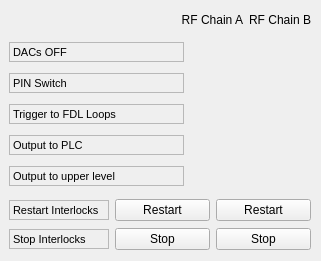
<?xml version="1.0" encoding="UTF-8"?>
<ui version="4.0">
 <class>Form</class>
 <widget class="QWidget" name="Form">
  <property name="geometry">
   <rect>
    <x>0</x>
    <y>0</y>
    <width>321</width>
    <height>261</height>
   </rect>
  </property>
  <property name="windowTitle">
   <string>Form</string>
  </property>
  <layout class="QGridLayout" name="gridLayout">
   <property name="margin">
    <number>0</number>
   </property>
   <property name="spacing">
    <number>0</number>
   </property>
   <item row="0" column="0">
    <widget class="QScrollArea" name="scrollArea">
     <property name="frameShape">
      <enum>QFrame::NoFrame</enum>
     </property>
     <property name="widgetResizable">
      <bool>true</bool>
     </property>
     <widget class="QWidget" name="scrollAreaWidgetContents">
      <property name="geometry">
       <rect>
        <x>0</x>
        <y>0</y>
        <width>321</width>
        <height>261</height>
       </rect>
      </property>
      <layout class="QGridLayout" name="gridLayout_2">
       <item row="0" column="1">
        <widget class="QLabel" name="label_254">
         <property name="minimumSize">
          <size>
           <width>0</width>
           <height>20</height>
          </size>
         </property>
         <property name="maximumSize">
          <size>
           <width>16777215</width>
           <height>20</height>
          </size>
         </property>
         <property name="layoutDirection">
          <enum>Qt::RightToLeft</enum>
         </property>
         <property name="text">
          <string>RF Chain B</string>
         </property>
         <property name="alignment">
          <set>Qt::AlignRight|Qt::AlignTrailing|Qt::AlignVCenter</set>
         </property>
        </widget>
       </item>
       <item row="2" column="0" colspan="2">
        <layout class="QHBoxLayout" name="horizontalLayout">
         <item>
          <widget class="QLabel" name="label_140">
           <property name="sizePolicy">
            <sizepolicy hsizetype="Fixed" vsizetype="Fixed">
             <horstretch>0</horstretch>
             <verstretch>0</verstretch>
            </sizepolicy>
           </property>
           <property name="minimumSize">
            <size>
             <width>100</width>
             <height>20</height>
            </size>
           </property>
           <property name="maximumSize">
            <size>
             <width>100</width>
             <height>20</height>
            </size>
           </property>
           <property name="font">
            <font>
             <pointsize>8</pointsize>
            </font>
           </property>
           <property name="frameShape">
            <enum>QFrame::StyledPanel</enum>
           </property>
           <property name="text">
            <string>Restart Interlocks</string>
           </property>
          </widget>
         </item>
         <item>
          <widget class="QPushButton" name="pushButton_resetITCKA">
           <property name="minimumSize">
            <size>
             <width>0</width>
             <height>22</height>
            </size>
           </property>
           <property name="text">
            <string>Restart</string>
           </property>
          </widget>
         </item>
         <item>
          <widget class="QPushButton" name="pushButton_resetITCKB">
           <property name="minimumSize">
            <size>
             <width>0</width>
             <height>22</height>
            </size>
           </property>
           <property name="text">
            <string>Restart</string>
           </property>
          </widget>
         </item>
        </layout>
       </item>
       <item row="1" column="0">
        <layout class="QGridLayout" name="_24">
         <property name="spacing">
          <number>0</number>
         </property>
         <item row="0" column="0">
          <widget class="QLabel" name="label_166">
           <property name="sizePolicy">
            <sizepolicy hsizetype="Fixed" vsizetype="Fixed">
             <horstretch>0</horstretch>
             <verstretch>0</verstretch>
            </sizepolicy>
           </property>
           <property name="minimumSize">
            <size>
             <width>175</width>
             <height>20</height>
            </size>
           </property>
           <property name="maximumSize">
            <size>
             <width>93</width>
             <height>20</height>
            </size>
           </property>
           <property name="font">
            <font>
             <pointsize>8</pointsize>
            </font>
           </property>
           <property name="frameShape">
            <enum>QFrame::StyledPanel</enum>
           </property>
           <property name="text">
            <string>DACs OFF</string>
           </property>
          </widget>
         </item>
         <item row="3" column="0">
          <widget class="QLabel" name="label_164">
           <property name="sizePolicy">
            <sizepolicy hsizetype="Fixed" vsizetype="Fixed">
             <horstretch>0</horstretch>
             <verstretch>0</verstretch>
            </sizepolicy>
           </property>
           <property name="minimumSize">
            <size>
             <width>175</width>
             <height>20</height>
            </size>
           </property>
           <property name="maximumSize">
            <size>
             <width>93</width>
             <height>20</height>
            </size>
           </property>
           <property name="font">
            <font>
             <pointsize>8</pointsize>
            </font>
           </property>
           <property name="frameShape">
            <enum>QFrame::StyledPanel</enum>
           </property>
           <property name="text">
            <string>Output to PLC</string>
           </property>
          </widget>
         </item>
         <item row="4" column="0">
          <widget class="QLabel" name="label_165">
           <property name="sizePolicy">
            <sizepolicy hsizetype="Fixed" vsizetype="Fixed">
             <horstretch>0</horstretch>
             <verstretch>0</verstretch>
            </sizepolicy>
           </property>
           <property name="minimumSize">
            <size>
             <width>175</width>
             <height>20</height>
            </size>
           </property>
           <property name="maximumSize">
            <size>
             <width>93</width>
             <height>20</height>
            </size>
           </property>
           <property name="font">
            <font>
             <pointsize>8</pointsize>
            </font>
           </property>
           <property name="frameShape">
            <enum>QFrame::StyledPanel</enum>
           </property>
           <property name="text">
            <string>Output to upper level</string>
           </property>
          </widget>
         </item>
         <item row="4" column="1">
          <widget class="TaurusBoolLed" name="taurusBoolLed_48">
           <property name="minimumSize">
            <size>
             <width>59</width>
             <height>31</height>
            </size>
           </property>
           <property name="maximumSize">
            <size>
             <width>59</width>
             <height>31</height>
            </size>
           </property>
          </widget>
         </item>
         <item row="0" column="1">
          <widget class="TaurusBoolLed" name="taurusBoolLed_21">
           <property name="minimumSize">
            <size>
             <width>59</width>
             <height>31</height>
            </size>
           </property>
           <property name="maximumSize">
            <size>
             <width>59</width>
             <height>31</height>
            </size>
           </property>
          </widget>
         </item>
         <item row="2" column="1">
          <widget class="TaurusBoolLed" name="taurusBoolLed_45">
           <property name="minimumSize">
            <size>
             <width>59</width>
             <height>31</height>
            </size>
           </property>
           <property name="maximumSize">
            <size>
             <width>59</width>
             <height>31</height>
            </size>
           </property>
          </widget>
         </item>
         <item row="2" column="0">
          <widget class="QLabel" name="label_162">
           <property name="sizePolicy">
            <sizepolicy hsizetype="Fixed" vsizetype="Fixed">
             <horstretch>0</horstretch>
             <verstretch>0</verstretch>
            </sizepolicy>
           </property>
           <property name="minimumSize">
            <size>
             <width>175</width>
             <height>20</height>
            </size>
           </property>
           <property name="maximumSize">
            <size>
             <width>93</width>
             <height>20</height>
            </size>
           </property>
           <property name="font">
            <font>
             <pointsize>8</pointsize>
            </font>
           </property>
           <property name="frameShape">
            <enum>QFrame::StyledPanel</enum>
           </property>
           <property name="text">
            <string>Trigger to FDL Loops</string>
           </property>
          </widget>
         </item>
         <item row="3" column="1">
          <widget class="TaurusBoolLed" name="taurusBoolLed_47">
           <property name="minimumSize">
            <size>
             <width>59</width>
             <height>31</height>
            </size>
           </property>
           <property name="maximumSize">
            <size>
             <width>59</width>
             <height>31</height>
            </size>
           </property>
          </widget>
         </item>
         <item row="1" column="1">
          <widget class="TaurusBoolLed" name="taurusBoolLed_22">
           <property name="minimumSize">
            <size>
             <width>59</width>
             <height>31</height>
            </size>
           </property>
           <property name="maximumSize">
            <size>
             <width>59</width>
             <height>31</height>
            </size>
           </property>
          </widget>
         </item>
         <item row="1" column="0">
          <widget class="QLabel" name="label_167">
           <property name="sizePolicy">
            <sizepolicy hsizetype="Fixed" vsizetype="Fixed">
             <horstretch>0</horstretch>
             <verstretch>0</verstretch>
            </sizepolicy>
           </property>
           <property name="minimumSize">
            <size>
             <width>175</width>
             <height>20</height>
            </size>
           </property>
           <property name="maximumSize">
            <size>
             <width>93</width>
             <height>20</height>
            </size>
           </property>
           <property name="font">
            <font>
             <pointsize>8</pointsize>
            </font>
           </property>
           <property name="frameShape">
            <enum>QFrame::StyledPanel</enum>
           </property>
           <property name="text">
            <string>PIN Switch</string>
           </property>
          </widget>
         </item>
        </layout>
       </item>
       <item row="1" column="1">
        <layout class="QGridLayout" name="_25">
         <property name="spacing">
          <number>0</number>
         </property>
         <item row="4" column="0">
          <widget class="TaurusBoolLed" name="taurusBoolLed_54">
           <property name="minimumSize">
            <size>
             <width>59</width>
             <height>31</height>
            </size>
           </property>
           <property name="maximumSize">
            <size>
             <width>59</width>
             <height>31</height>
            </size>
           </property>
          </widget>
         </item>
         <item row="1" column="0">
          <widget class="TaurusBoolLed" name="taurusBoolLed_50">
           <property name="minimumSize">
            <size>
             <width>59</width>
             <height>31</height>
            </size>
           </property>
           <property name="maximumSize">
            <size>
             <width>59</width>
             <height>31</height>
            </size>
           </property>
          </widget>
         </item>
         <item row="2" column="0">
          <widget class="TaurusBoolLed" name="taurusBoolLed_51">
           <property name="minimumSize">
            <size>
             <width>59</width>
             <height>31</height>
            </size>
           </property>
           <property name="maximumSize">
            <size>
             <width>59</width>
             <height>31</height>
            </size>
           </property>
          </widget>
         </item>
         <item row="3" column="0">
          <widget class="TaurusBoolLed" name="taurusBoolLed_53">
           <property name="minimumSize">
            <size>
             <width>59</width>
             <height>31</height>
            </size>
           </property>
           <property name="maximumSize">
            <size>
             <width>59</width>
             <height>31</height>
            </size>
           </property>
          </widget>
         </item>
         <item row="0" column="0">
          <widget class="TaurusBoolLed" name="taurusBoolLed_49">
           <property name="minimumSize">
            <size>
             <width>59</width>
             <height>31</height>
            </size>
           </property>
           <property name="maximumSize">
            <size>
             <width>59</width>
             <height>31</height>
            </size>
           </property>
          </widget>
         </item>
        </layout>
       </item>
       <item row="0" column="0">
        <widget class="QLabel" name="label_253">
         <property name="minimumSize">
          <size>
           <width>0</width>
           <height>20</height>
          </size>
         </property>
         <property name="maximumSize">
          <size>
           <width>16777215</width>
           <height>20</height>
          </size>
         </property>
         <property name="layoutDirection">
          <enum>Qt::RightToLeft</enum>
         </property>
         <property name="text">
          <string>RF Chain A</string>
         </property>
         <property name="alignment">
          <set>Qt::AlignRight|Qt::AlignTrailing|Qt::AlignVCenter</set>
         </property>
        </widget>
       </item>
       <item row="3" column="0" colspan="2">
        <layout class="QHBoxLayout" name="horizontalLayout_2">
         <item>
          <widget class="QLabel" name="label_141">
           <property name="sizePolicy">
            <sizepolicy hsizetype="Fixed" vsizetype="Fixed">
             <horstretch>0</horstretch>
             <verstretch>0</verstretch>
            </sizepolicy>
           </property>
           <property name="minimumSize">
            <size>
             <width>100</width>
             <height>20</height>
            </size>
           </property>
           <property name="maximumSize">
            <size>
             <width>100</width>
             <height>20</height>
            </size>
           </property>
           <property name="font">
            <font>
             <pointsize>8</pointsize>
            </font>
           </property>
           <property name="frameShape">
            <enum>QFrame::StyledPanel</enum>
           </property>
           <property name="text">
            <string>Stop Interlocks</string>
           </property>
          </widget>
         </item>
         <item>
          <widget class="QPushButton" name="pushButton_stopItckA">
           <property name="minimumSize">
            <size>
             <width>0</width>
             <height>22</height>
            </size>
           </property>
           <property name="text">
            <string>Stop</string>
           </property>
          </widget>
         </item>
         <item>
          <widget class="QPushButton" name="pushButton_stopItckB">
           <property name="minimumSize">
            <size>
             <width>0</width>
             <height>22</height>
            </size>
           </property>
           <property name="text">
            <string>Stop</string>
           </property>
          </widget>
         </item>
        </layout>
       </item>
      </layout>
     </widget>
    </widget>
   </item>
  </layout>
 </widget>
 <customwidgets>
  <customwidget>
   <class>TaurusBoolLed</class>
   <extends>QLabel</extends>
   <header>taurus.qt.qtgui.display</header>
  </customwidget>
 </customwidgets>
 <resources/>
 <connections/>
</ui>
